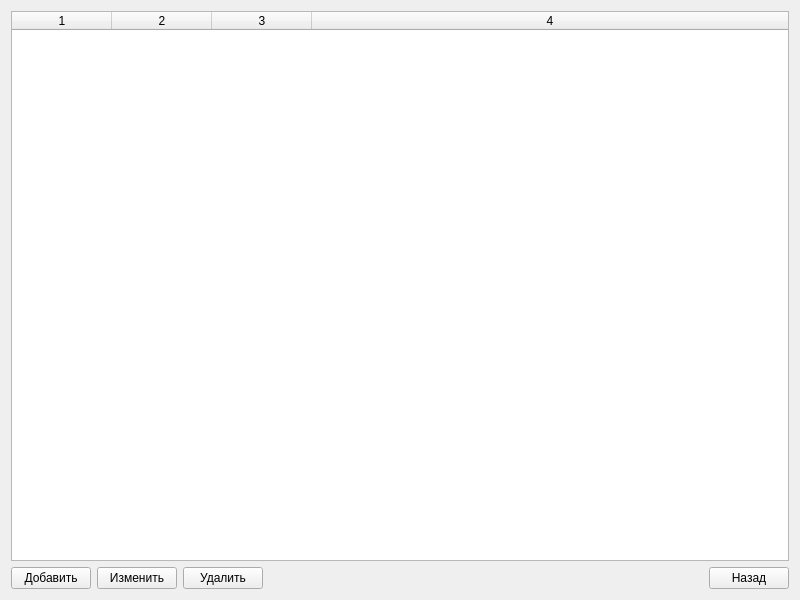
<?xml version="1.0" encoding="UTF-8"?>
<ui version="4.0">
 <class>ObjectsManagementWindow</class>
 <widget class="QWidget" name="ObjectsManagementWindow">
  <property name="geometry">
   <rect>
    <x>0</x>
    <y>0</y>
    <width>800</width>
    <height>600</height>
   </rect>
  </property>
  <property name="windowTitle">
   <string>Управление объектами</string>
  </property>
  <layout class="QVBoxLayout" name="verticalLayout">
   <item>
    <widget class="QTableWidget" name="objectsTable">
     <property name="columnCount">
      <number>4</number>
     </property>
     <property name="rowCount">
      <number>0</number>
     </property>
     <attribute name="horizontalHeaderItem">
      <column>
       <property name="text">
        <string>ID</string>
       </property>
      </column>
      <column>
       <property name="text">
        <string>Название</string>
       </property>
      </column>
      <column>
       <property name="text">
        <string>Адрес</string>
       </property>
      </column>
      <column>
       <property name="text">
        <string>Описание</string>
       </property>
      </column>
     </attribute>
     <attribute name="horizontalHeaderStretchLastSection">
      <bool>true</bool>
     </attribute>
    </widget>
   </item>
   <item>
    <layout class="QHBoxLayout" name="horizontalLayout">
     <item>
      <widget class="QPushButton" name="addButton">
       <property name="text">
        <string>Добавить</string>
       </property>
      </widget>
     </item>
     <item>
      <widget class="QPushButton" name="editButton">
       <property name="text">
        <string>Изменить</string>
       </property>
      </widget>
     </item>
     <item>
      <widget class="QPushButton" name="deleteButton">
       <property name="text">
        <string>Удалить</string>
       </property>
      </widget>
     </item>
     <item>
      <spacer name="horizontalSpacer">
       <property name="orientation">
        <enum>Qt::Horizontal</enum>
       </property>
       <property name="sizeHint" stdset="0">
        <size>
         <width>40</width>
         <height>20</height>
        </size>
       </property>
      </spacer>
     </item>
     <item>
      <widget class="QPushButton" name="backButton">
       <property name="text">
        <string>Назад</string>
       </property>
      </widget>
     </item>
    </layout>
   </item>
  </layout>
 </widget>
 <resources/>
 <connections/>
</ui>
